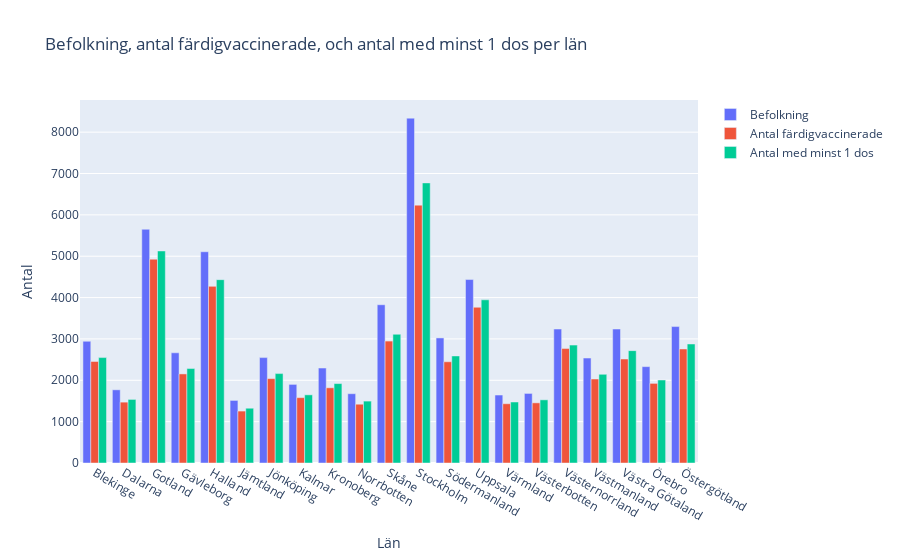

Write notebook code for a chart like this one.
### Markdown cell above
## f) Draw a bar chart with counties in the x-axis and bars for population> 16 years, number at least 1 dose and number fully vaccinated.

### Code cell
from plotly.subplots import make_subplots # obtain 3 bars in the same shart based on :https://plotly.com/python/creating-and-updating-figures/

fig3 = make_subplots()
fig3.add_bar(name="Befolkning", x=vaccin_län["Län_namn"], y=vaccin_län["Befolkning"])
fig3.add_bar(name="Antal färdigvaccinerade", x=vaccin_län["Län_namn"], y=vaccin_län["Antal färdigvaccinerade"])
fig3.add_bar(name="Antal med minst 1 dos", x=vaccin_län["Län_namn"], y=vaccin_län["Antal minst 1 dos"])
      
fig3.update_layout( xaxis_title='Län', yaxis_title='Antal', 
                    title="Befolkning, antal färdigvaccinerade, och antal med minst 1 dos per län")
fig3.update_layout(barmode='group')
fig3.show()
fig3.write_html(f"Visualiseringar/Befolkning, antal färdigvaccinerade, och antal med minst 1 dos per län.html")

### Figure 1 — Plotly figure (JSON) as saved in the notebook; plotly's stock layout.template omitted (floating-point values rounded to 4 significant figures)
{"data": [{"name": "Befolkning", "type": "bar", "x": ["Blekinge", "Dalarna", "Gotland", "Gävleborg", "Halland", "Jämtland", "Jönköping", "Kalmar", "Kronoberg", "Norrbotten", "Skåne", "Stockholm", "Södermanland", "Uppsala", "Värmland", "Västerbotten", "Västernorrland", "Västmanland", "Västra Götaland", "Örebro", "Östergötland"], "y": [2944.0, 1770.0, 5651.0, 2665.0, 5108.0, 1513.0, 2548.0, 1901.0, 2296.0, 1676.0, 3827.0, 8339.0, 3024.0, 4436.0, 1644.0, 1683.0, 3240.0, 2538.0, 3240.0, 2330.0, 3299.0]}, {"name": "Antal färdigvaccinerade", "type": "bar", "x": ["Blekinge", "Dalarna", "Gotland", "Gävleborg", "Halland", "Jämtland", "Jönköping", "Kalmar", "Kronoberg", "Norrbotten", "Skåne", "Stockholm", "Södermanland", "Uppsala", "Värmland", "Västerbotten", "Västernorrland", "Västmanland", "Västra Götaland", "Örebro", "Östergötland"], "y": [2455.0, 1472.0, 4929.0, 2154.0, 4271, 1256.0, 2040.0, 1580.0, 1818.0, 1422.0, 2948.0, 6235.0, 2448.0, 3766.0, 1434.0, 1454.0, 2767.0, 2031.0, 2515.0, 1925.0, 2758.0]}, {"name": "Antal med minst 1 dos", "type": "bar", "x": ["Blekinge", "Dalarna", "Gotland", "Gävleborg", "Halland", "Jämtland", "Jönköping", "Kalmar", "Kronoberg", "Norrbotten", "Skåne", "Stockholm", "Södermanland", "Uppsala", "Värmland", "Västerbotten", "Västernorrland", "Västmanland", "Västra Götaland", "Örebro", "Östergötland"], "y": [2549.0, 1538.0, 5127, 2284.0, 4433.0, 1324.0, 2162.0, 1648.0, 1920.0, 1497.0, 3112.0, 6773.0, 2589.0, 3946.0, 1475.0, 1528.0, 2851.0, 2144.0, 2717.0, 2007.0, 2878.0]}], "layout": {"barmode": "group", "title": {"text": "Befolkning, antal färdigvaccinerade, och antal med minst 1 dos per län"}, "xaxis": {"anchor": "y", "domain": [0, 1], "title": {"text": "Län"}}, "yaxis": {"anchor": "x", "domain": [0, 1], "title": {"text": "Antal"}}}}
